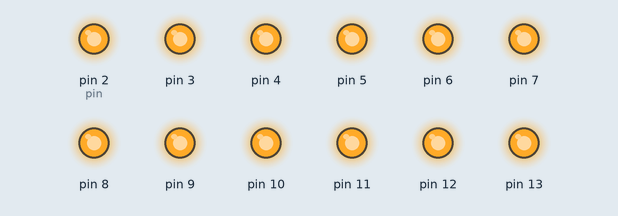
The sketch below on a simulated Arduino Uno, built with avr-gcc and run on an emulated ATmega328P. On the bench: output pins drawn as LEDs (lit = HIGH).

Above: at 1.2 s.
At 3.0 s:
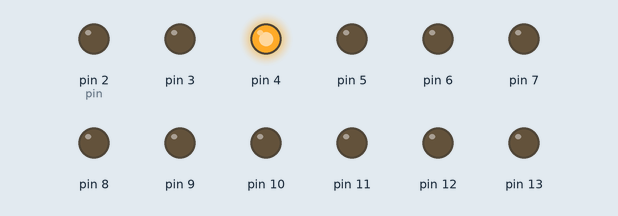
At 4.0 s:
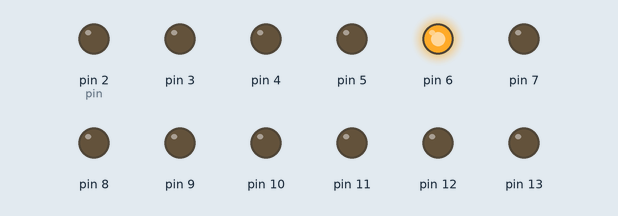
At 5.0 s:
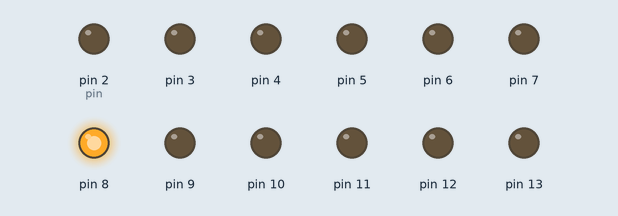
At 7.0 s:
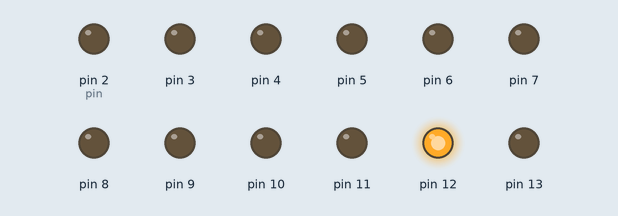
At 9.3 s:
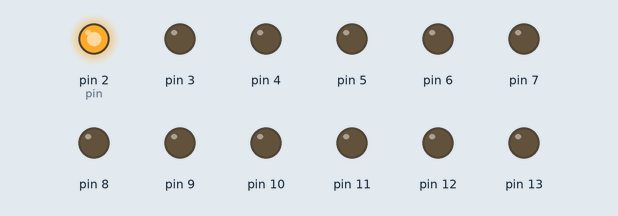
Timing chart, 0 to 10.0 s (numbered marks = the images above):
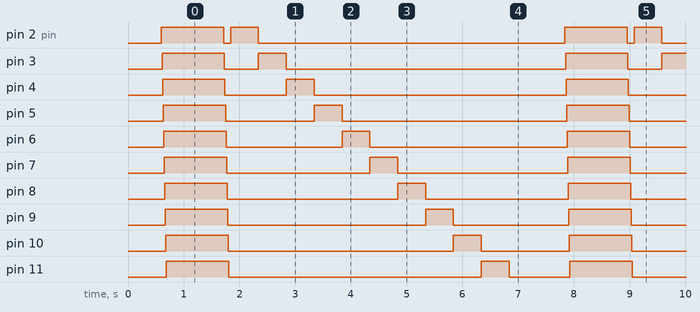

Measured:
- by itself, pin 2 (pin): repeats every 7.2 s: LOW 0.12 s, HIGH 0.50 s, LOW 5.5 s, HIGH 1.1 s
- by itself, pin 3: repeats every 7.2 s: LOW 0.61 s, HIGH 0.50 s, LOW 5.0 s, HIGH 1.1 s
- by itself, pin 4: repeats every 7.2 s: LOW 1.1 s, HIGH 0.50 s, LOW 4.5 s, HIGH 1.1 s
- by itself, pin 5: repeats every 7.2 s: LOW 1.6 s, HIGH 0.50 s, LOW 4.0 s, HIGH 1.1 s
- by itself, pin 6: repeats every 7.2 s: LOW 2.1 s, HIGH 0.50 s, LOW 3.5 s, HIGH 1.1 s
- by itself, pin 7: repeats every 7.2 s: LOW 2.6 s, HIGH 0.50 s, LOW 3.1 s, HIGH 1.1 s
- by itself, pin 8: repeats every 7.2 s: LOW 3.1 s, HIGH 0.50 s, LOW 2.6 s, HIGH 1.1 s
- by itself, pin 9: repeats every 7.2 s: LOW 3.6 s, HIGH 0.50 s, LOW 2.1 s, HIGH 1.1 s

The sketch:

lab2_leds_whileloop.ino
```cpp
/*
 *
 *  Title: X-Mas Lights, While Loop
 *  Objective: Control multiple LEDs
 */

int pin;

void setup() {
  // set communication with the computer
  Serial.begin(9600);

  // set the pins as output pins
  pin = 2;
  while (pin < 14) {
    pinMode(pin, OUTPUT);
    pin = pin + 1;
    delay(50);
  }
}

void loop() {
  // blink all twelve at the same time

  // blink on
  pin = 2;
  while (pin < 14) {
    digitalWrite(pin, HIGH);
    pin = pin + 1;
    delay(10);
  }

  // wait
  delay(1000);

  // blink off
  pin = 2;
  while (pin < 14) {
    digitalWrite(pin, LOW);
    pin = pin + 1;
    delay(10);
  }


  // turn led's on/off in a row with 100 millisecond interval
  pin = 2;
  while (pin < 14) {
    digitalWrite(pin, HIGH);
    delay(500);
    digitalWrite(pin, LOW);
    pin = pin + 1;
  }

  // wow  ... so much less typing
  // can you make it go backwards from 12 to 1?


}
```
